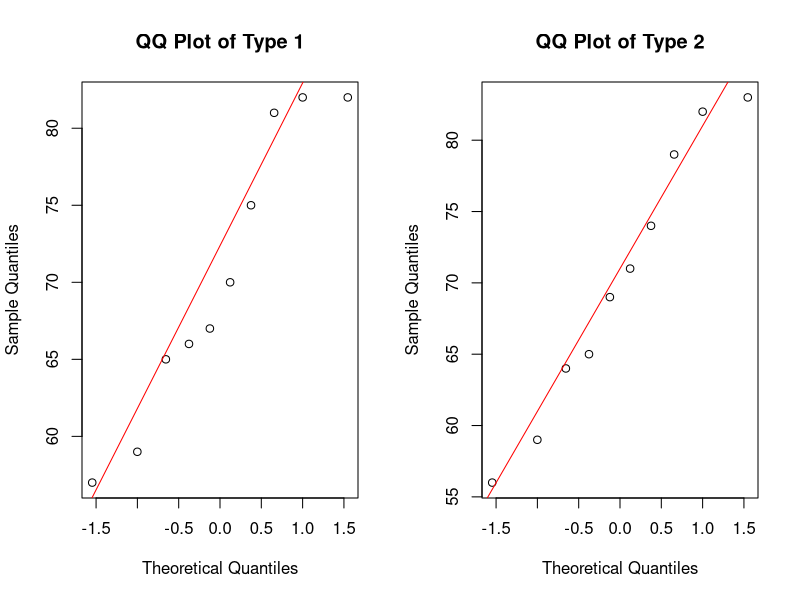
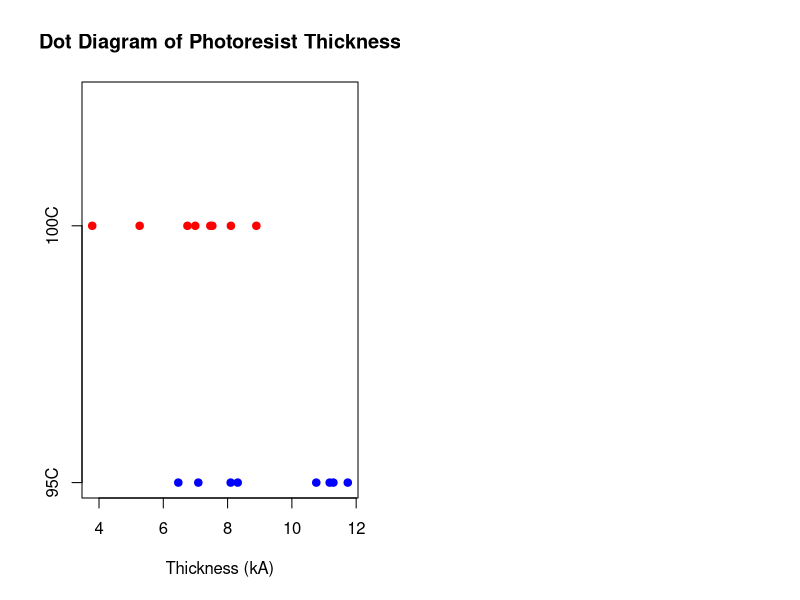
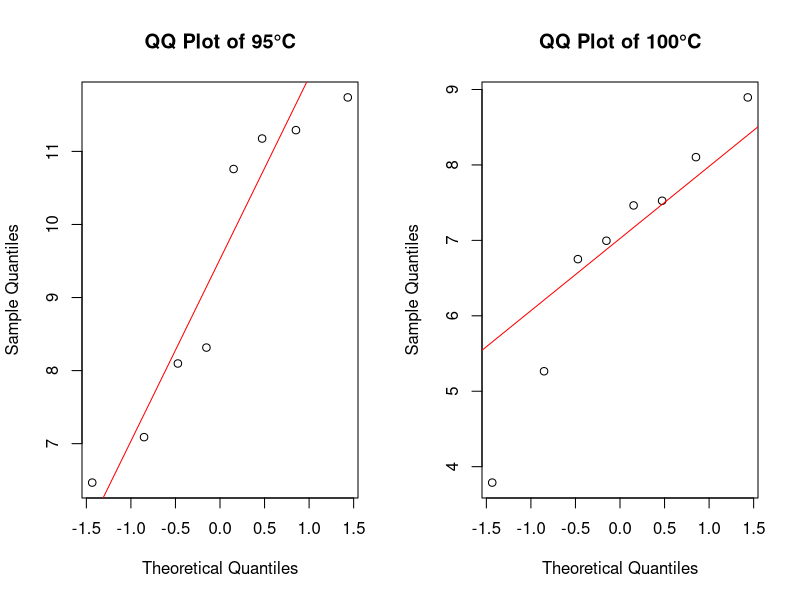
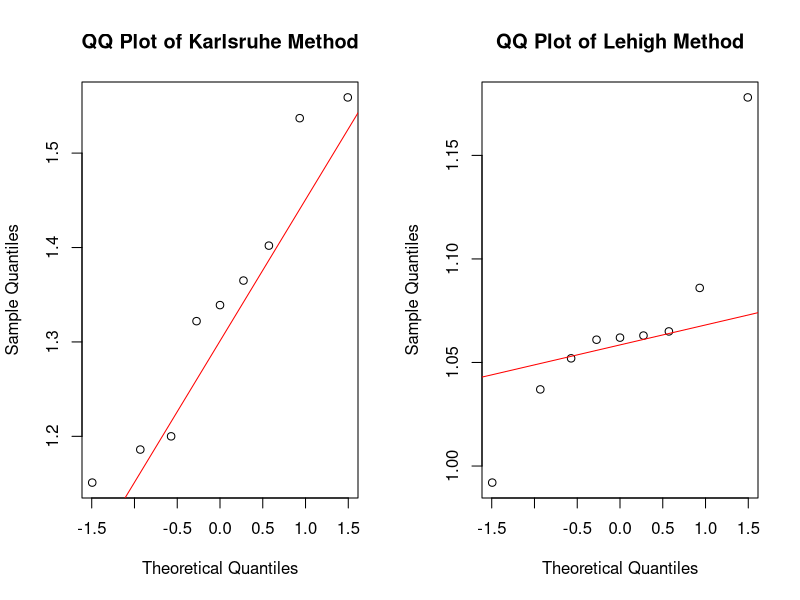
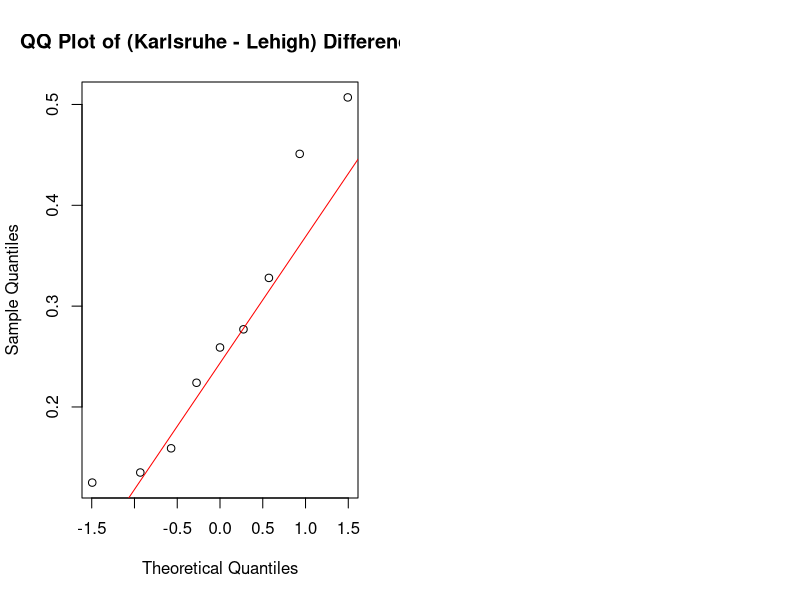
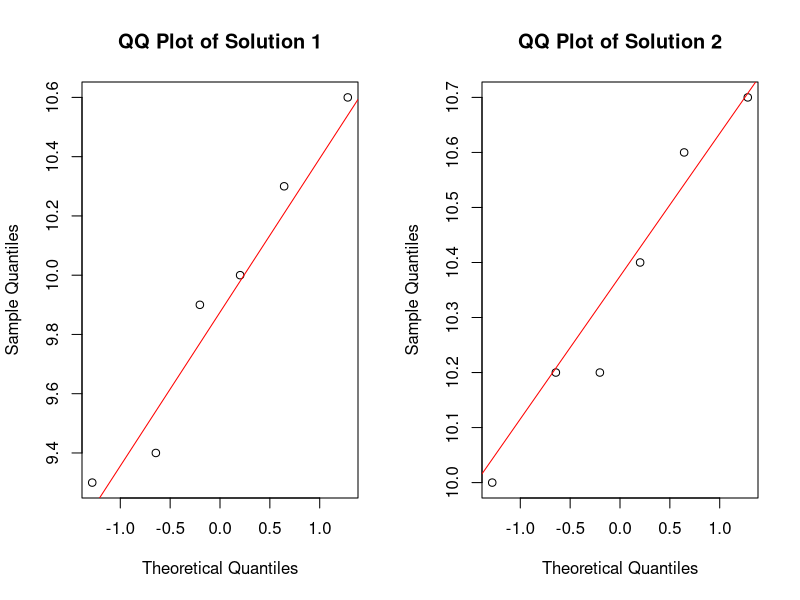

Write the R code that produced these figures, in order.
## ---- chunk 1
N <- 25
mean_y <- 92.5805
SE <- 0.4673
mu0 <- 91
df <- N - 1

sd_y <- SE * sqrt(N)

T0 <- (mean_y - mu0) / SE

p_value <- 2 * (1 - pt(abs(T0), df))

t_crit_95 <- qt(0.975, df)
margin_95 <- t_crit_95 * SE
CI95_lower <- mean_y - margin_95
CI95_upper <- mean_y + margin_95

sd_y; T0; p_value; CI95_upper
## ---- chunk 2
mu_test <- 90
reject <- !(mu_test >= CI95_lower & mu_test <= CI95_upper)
reject
## ---- chunk 3
t_crit_99 <- qt(0.995, df)
margin_99 <- t_crit_99 * SE

CI99_lower <- mean_y - margin_99
CI99_upper <- mean_y + margin_99

t_crit_99; CI99_lower; CI99_upper
## ---- chunk 4
p_one_sided <- 1 - pt(T0, df)
p_one_sided
## ---- chunk 5
days <- c(108, 124, 124, 106, 115, 138, 163, 159, 134, 139)

n <- length(days)
mean_days <- mean(days)
sd_days <- sd(days)
mu0 <- 120
alpha <- 0.01
mean_days
sd_days
t_2.20_result = t.test(days, mu = mu0, conf.level = 1 - alpha)
t_2.20_result
## ---- chunk 6
T0 <- (mean_days - mu0) / (sd_days / sqrt(n))
df <- n - 1
p_value <- 1 - pt(T0, df)

T0; p_value
## ---- chunk 7
type1 <- c(65, 81, 57, 66, 82, 82, 67, 59, 75, 70)
type2 <- c(64, 71, 83, 59, 65, 56, 69, 74, 82, 79)

sd1 <- sd(type1)
sd2 <- sd(type2)

var_test_2.25_result <- var.test(type1, type2, alternative = "two.sided")

sd1; sd2; var_test_2.25_result
## ---- chunk 8
t_test_2.25_result <- t.test(type1, type2,
                         alternative = "two.sided",
                         paired = FALSE,
                         var.equal = TRUE)

t_test_2.25_result
## ---- chunk 9
par(mfrow = c(1, 2))
qqnorm(type1, main = "QQ Plot of Type 1")
qqline(type1, col = "red")
qqnorm(type2, main = "QQ Plot of Type 2")
qqline(type2, col = "red")
## ---- chunk 10
temp95 <- c(11.176, 7.089, 8.097, 11.739, 11.291, 10.759, 6.467, 8.315)
temp100 <- c(5.265, 6.751, 7.463, 6.995, 8.103, 7.525, 3.789, 8.895)

sd95 <- sd(temp95)
sd100 <- sd(temp100)

var_test_2.28_result <- var.test(temp95, temp100, alternative = "two.sided")

sd95; sd100; var_test_2.28_result
## ---- chunk 11
t_test_2.28_result <- t.test(temp95, temp100,
                         alternative = "greater",
                         paired = FALSE,
                         var.equal = TRUE)

t_test_2.28_result
## ---- chunk 12
CI_2.28_result <- t.test(temp95, temp100,
                     alternative = "two.sided",
                     paired = FALSE,
                     var.equal = TRUE,
                     conf.level = 0.95)

CI_2.28_result$conf.int
## ---- chunk 13
stripchart(list("95C" = temp95, "100C" = temp100),
           method = "stack",
           pch = 19,
           col = c("blue", "red"),
           main = "Dot Diagram of Photoresist Thickness",
           xlab = "Thickness (kA)")
## ---- chunk 14
par(mfrow = c(1, 2))
qqnorm(temp95, main = "QQ Plot of 95°C")
qqline(temp95, col = "red")
qqnorm(temp100, main = "QQ Plot of 100°C")
qqline(temp100, col = "red")
## ---- chunk 15
sp <- sqrt(((length(temp95) - 1) * sd95^2 + (length(temp100) - 1) * sd100^2) /
             (length(temp95) + length(temp100) - 2))

power_result <- power.t.test(n = 8, delta = 2.5, sd = sp,
                              sig.level = 0.05,
                              type = "two.sample",
                              alternative = "one.sided")

sp; power_result
## ---- chunk 16
n_result <- power.t.test(delta = 1.5, sd = sp,
                          sig.level = 0.05,
                          power = 0.90,
                          type = "two.sample",
                          alternative = "one.sided")

n_result
## ---- chunk 17
karlsruhe <- c(1.186, 1.151, 1.322, 1.339, 1.200, 1.402, 1.365, 1.537, 1.559)
lehigh <- c(1.061, 0.992, 1.063, 1.062, 1.065, 1.178, 1.037, 1.086, 1.052)

diff <- karlsruhe - lehigh
mean_diff <- mean(diff)
sd_diff <- sd(diff)

t_test_2.34_result <- t.test(karlsruhe, lehigh,
                         alternative = "two.sided",
                         paired = TRUE)

mean_diff; sd_diff; t_test_2.34_result
## ---- chunk 18
CI_result <- t.test(karlsruhe, lehigh,
                     alternative = "two.sided",
                     paired = TRUE,
                     conf.level = 0.95)

CI_result$conf.int
## ---- chunk 19
par(mfrow = c(1, 2))
qqnorm(karlsruhe, main = "QQ Plot of Karlsruhe Method")
qqline(karlsruhe, col = "red")
qqnorm(lehigh, main = "QQ Plot of Lehigh Method")
qqline(lehigh, col = "red")
## ---- chunk 20
qqnorm(diff, main = "QQ Plot of (Karlsruhe - Lehigh) Difference")
qqline(diff, col = "red")
## ---- chunk 21
solution1 <- c(9.9, 10.6, 9.4, 10.3, 10.0, 9.3)
solution2 <- c(10.2, 10.6, 10.0, 10.2, 10.7, 10.4)

mean1 <- mean(solution1)
mean2 <- mean(solution2)
sd1 <- sd(solution1)
sd2 <- sd(solution2)

t_test_2.37_result <- t.test(solution1, solution2,
                         alternative = "two.sided",
                         paired = FALSE,
                         var.equal = TRUE)

mean1; mean2; sd1; sd2; t_test_2.37_result
## ---- chunk 22
CI_2.37_result <- t.test(solution1, solution2,
                     alternative = "two.sided",
                     paired = FALSE,
                     var.equal = TRUE,
                     conf.level = 0.95)

CI_2.37_result$conf.int
## ---- chunk 23
par(mfrow = c(1, 2))
qqnorm(solution1, main = "QQ Plot of Solution 1")
qqline(solution1, col = "red")
qqnorm(solution2, main = "QQ Plot of Solution 2")
qqline(solution2, col = "red")
## ---- chunk 24
var_2.37_test_result <- var.test(solution1, solution2, alternative = "two.sided")
var_2.37_test_result
